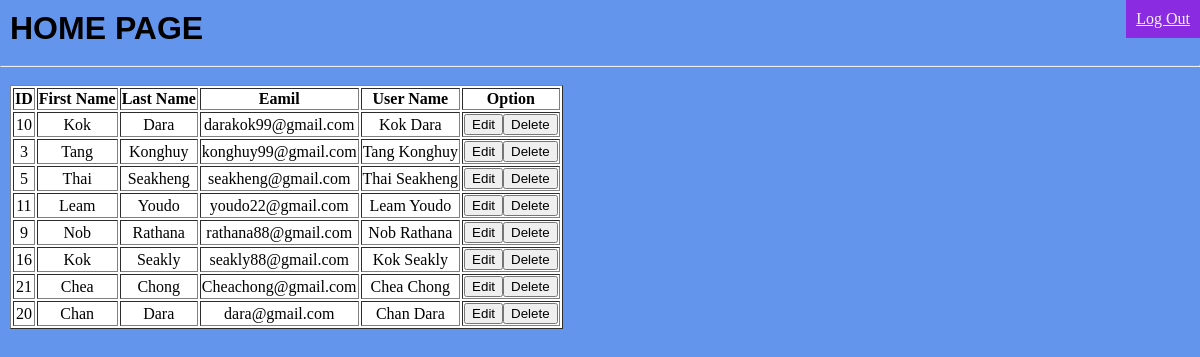
/index.php (signed in), run on the app's committed database.
### tables this page shows
CREATE TABLE `tbuser` (
  `user_id` int(11) NOT NULL,
  `user_fname` varchar(50) NOT NULL,
  `user_lname` varchar(50) NOT NULL,
  `user_email` varchar(50) NOT NULL,
  `user_names` varchar(50) NOT NULL,
  `user_pwd` varchar(20) NOT NULL
);

### index.php (the view, shortened to what this page needs)
<!DOCTYPE html>
<html lang="en">
<head>
    <link rel="stylesheet" href="home.css"  type="text/css">
</head>
<body>
    <h1 class="home">Home Page</h1>
    <a class="logout" href="logout.php">Log Out</a>
    <hr>
    <?php
        include "connect.php";
        $sql = "SELECT * FROM tbuser";
        $results = mysqli_query($conn, $sql);
        $userinfo = array();
        while($row_user = mysqli_fetch_assoc($results)){
                $userinfo[] = $row_user;
            }
    ?>
    <form method="POST">
        <table border = "1">
            <tr>
                <th>ID</th>
                <th>First Name</th>
                <th>Last Name</th>
                <th>Eamil</th>
                <th>User Name</th>
                <th>Option</th>
            </tr>
        <tr>
        <?php
        $u_id = 0;
        foreach($userinfo as $id){
            foreach($id as $key=>$value){
                if($key=='user_id'){
                    $u_id = $value;
                }
                if($key=='user_pwd'){
                    break;
                }
               echo "<td>" . $value ."</td>" ;
            }
            echo "<td><input type='submit' formaction='/LessionWeb/userForm/edit.php?id=$u_id' value='Edit'>" ;
            echo "<input type='submit' formaction='/LessionWeb/userForm/delete.php?id=$u_id' value='Delete'></td>";
            echo "</tr>";
        }
        ?>
        </table>
    </form>
</body>
</html>

### home.css (style rules this page uses)
h1.home { display: inline-block; margin: 10px; text-align: left; text-transform: uppercase; font-family: 'Lucida Sans', 'Lucida Sans Regular', 'Lucida Grande', 'Lucida Sans Unicode', Geneva, Verdana, sans-serif; }
body { background: cornflowerblue; margin: 0; }
a.logout { float: right; background: blueviolet; color: whitesmoke; padding: 10px; }
form { background-color: white; text-align: center; margin: 10px; display: inline-block; }

### data on the page
tbuser: user_id "10", user_fname "Kok", user_lname "Dara", user_email "darakok99@gmail.com", user_names "Kok Dara"
tbuser: user_id "3", user_fname "Tang", user_lname "Konghuy", user_email "konghuy99@gmail.com", user_names "Tang Konghuy"
tbuser: user_id "5", user_fname "Thai", user_lname "Seakheng", user_email "seakheng@gmail.com", user_names "Thai Seakheng"
tbuser: user_id "11", user_fname "Leam", user_lname "Youdo", user_email "youdo22@gmail.com", user_names "Leam Youdo"
tbuser: user_id "9", user_fname "Nob", user_lname "Rathana", user_email "rathana88@gmail.com", user_names "Nob Rathana"
tbuser: user_id "16", user_fname "Kok", user_lname "Seakly", user_email "seakly88@gmail.com", user_names "Kok Seakly"
tbuser: user_id "21", user_fname "Chea", user_lname "Chong", user_email "Cheachong@gmail.com", user_names "Chea Chong"
tbuser: user_id "20", user_fname "Chan", user_lname "Dara", user_email "dara@gmail.com", user_names "Chan Dara"
